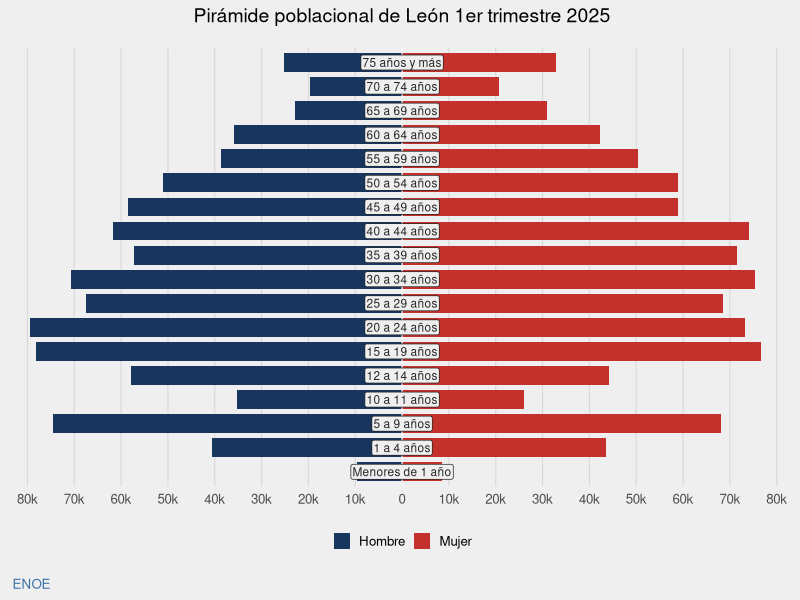
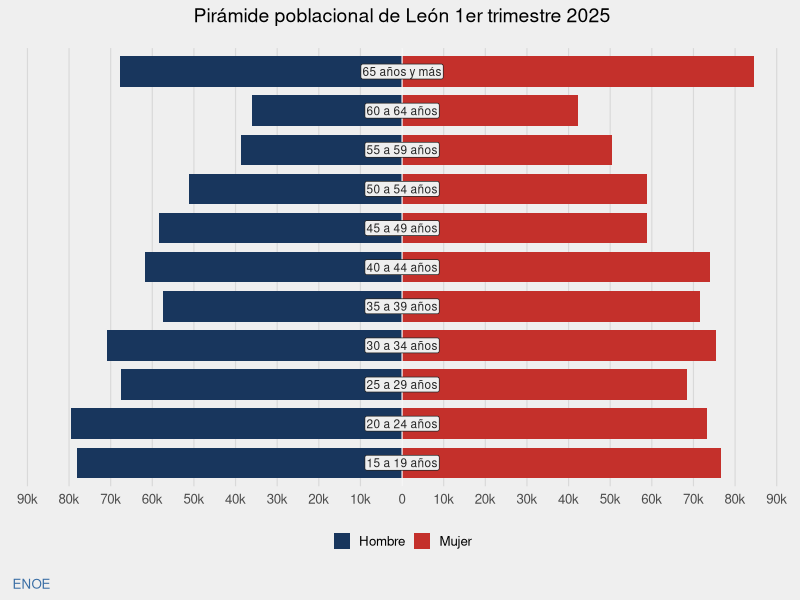
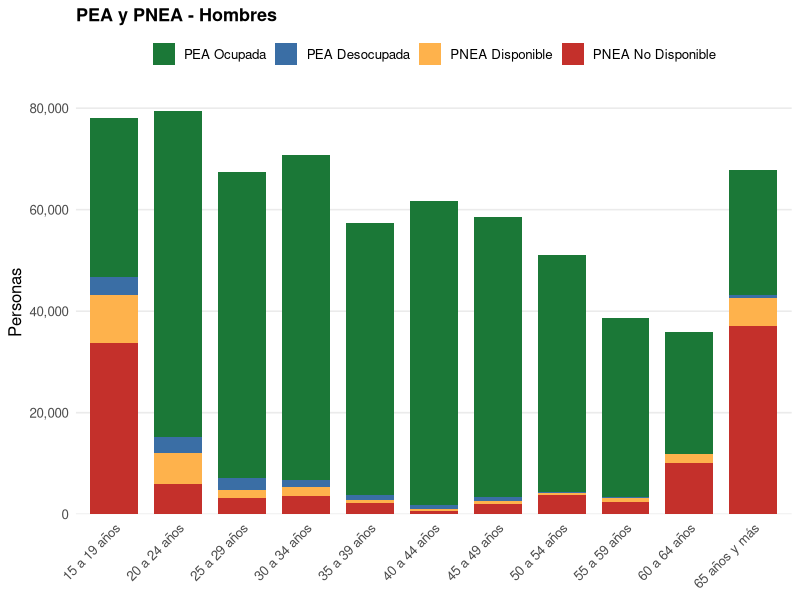
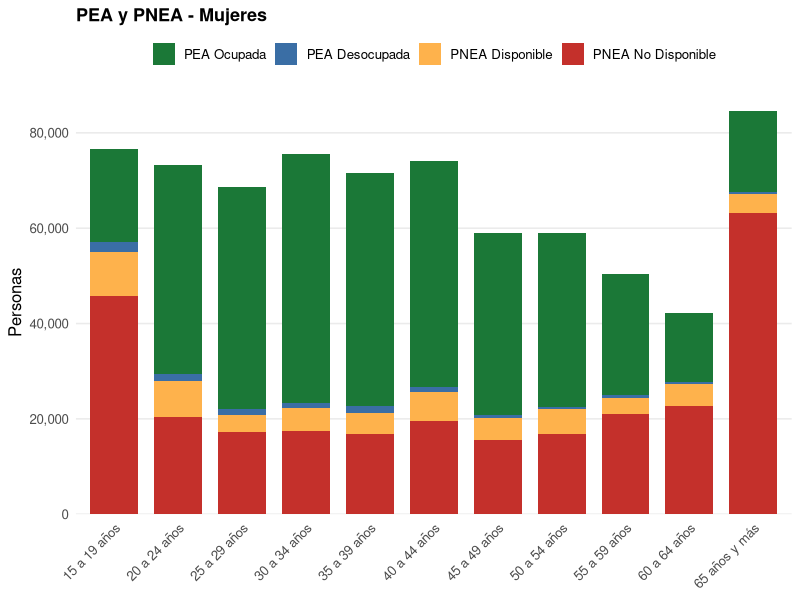
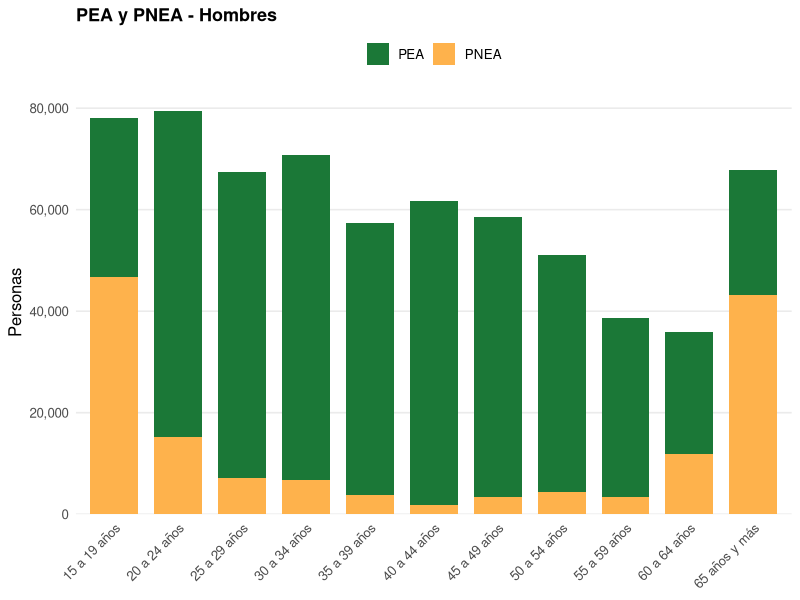
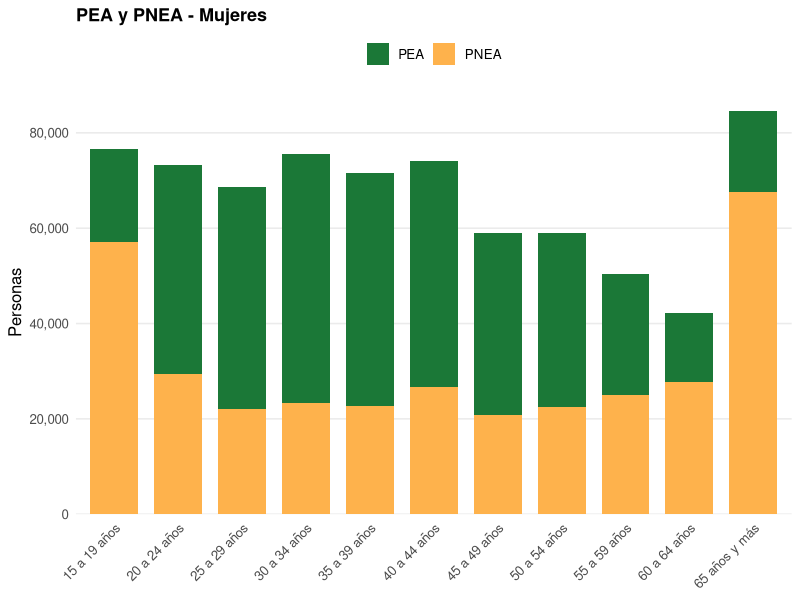
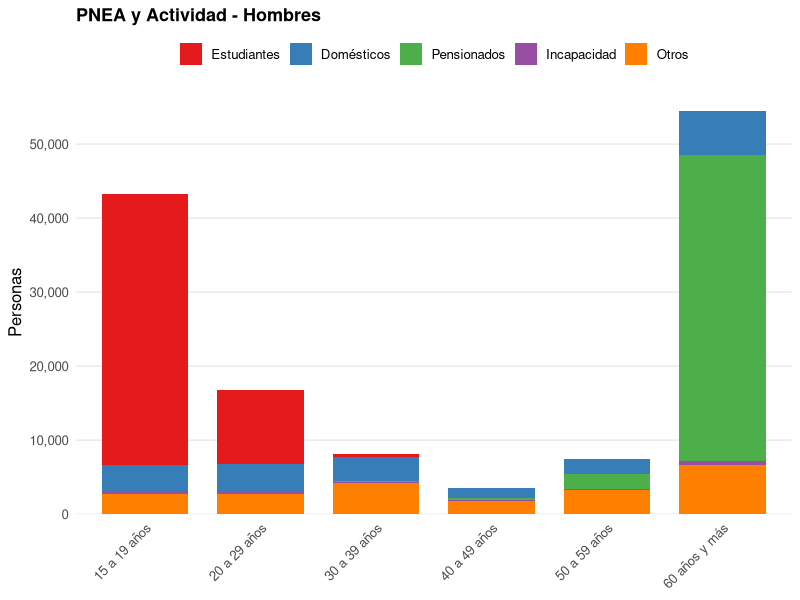
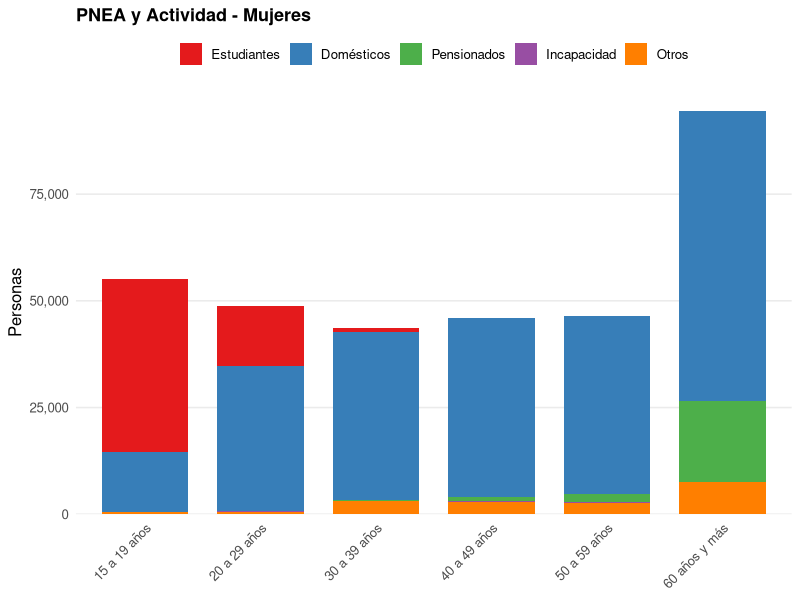

Generate these figures, in order, with R:
## ---- chunk 1
#| include: false

library(tidyverse)
library(RColorBrewer)
library(writexl)
library(openxlsx)
library(kableExtra)
library(readxl)
library(tidyr)
## ---- chunk 2
#| code-fold: true
#| fig-align: center

data_pob_complete <- read_excel("./data_input/A_1_Pob_Edad_Sexo_complete_1t.xlsx")
orden_grupos_edad <- c(
  "Menores de 1 año", "1 a 4 años","5 a 9 años", "10 a 11 años", "12 a 14 años",
  "15 a 19 años", "20 a 24 años", "25 a 29 años", "30 a 34 años",
  "35 a 39 años", "40 a 44 años", "45 a 49 años", "50 a 54 años",
  "55 a 59 años", "60 a 64 años", "65 a 69 años", "70 a 74 años",
  "75 años y más"
)

data_pob_complete$Grupo <- factor(data_pob_complete$Grupo, levels = orden_grupos_edad)
data_pob_complete$Sexo <- factor(data_pob_complete$Sexo, levels = c("Hombres", "Mujeres"))

grafica_piramide <- function(pob)
{  
pob <- pob |> dplyr::select(Sexo, Grupo, Poblacion) 

pob <- pob |> 
  mutate(
    pob_dir = ifelse(Sexo == "Hombres", -Poblacion, Poblacion)  # signo para el lado
  )

# Límite simétrico del eje (redondeado a la decena de millar superior)
lim <- ceiling(max(pob$Poblacion) / 10000) * 10000
cortes <- seq(-lim, lim, by = 10000)

colores <- c("Hombres" = "#18365d",  
             "Mujeres" = "#c4302b")  

etiquetas <- pob |>  distinct(Grupo)

p <- ggplot(pob, aes(x = pob_dir, y = Grupo, fill = Sexo)) +
  geom_col(width = 0.78) +
  geom_vline(xintercept = 0, color = "white", linewidth = 0.4) +
  # Etiqueta del grupo quinquenal centrada sobre el eje 0.
  # fill = color del fondo para enmascarar las barras detrás; label.size = 0 quita el borde.
  geom_label(
    data = etiquetas,
    aes(x = 0, y = Grupo, label = Grupo),
    inherit.aes = FALSE,
    fill = "#efefef", color = "grey15",
    linewidth = 0, label.padding = unit(0.12, "lines"),
    size = 3
  ) +
  scale_x_continuous(
    breaks = cortes,
    labels = function(x) ifelse(x == 0, "0", paste0(abs(x) / 1000, "k")),
    limits = c(-lim, lim),
    expand = expansion(mult = c(0.02, 0.02))
  ) +
  scale_fill_manual(
    values = colores,
    labels = c("Hombres" = "Hombre", "Mujeres" = "Mujer"),  # leyenda como en la figura
    name   = NULL
  ) +
  labs(
    title   = "Pirámide poblacional de León 1er trimestre 2025",
    x = NULL, y = NULL,
    caption = "ENOE"
  ) +
  theme_minimal(base_size = 12) +
  theme(
    plot.background   = element_rect(fill = "#efefef", color = NA),
    panel.background  = element_rect(fill = "#efefef", color = NA),
    panel.grid.major.x = element_line(color = "#d9d9d9", linewidth = 0.4),
    panel.grid.minor   = element_blank(),
    panel.grid.major.y = element_blank(),
    axis.text.y  = element_blank(),   # la figura original no rotula los grupos
    axis.ticks   = element_blank(),
    plot.title   = element_text(hjust = 0.5, size = 14, margin = margin(b = 15)),
    plot.caption = element_text(hjust = 0, color = "#3a6ea5", margin = margin(t = 15)),
    legend.position = "bottom",
    legend.key.size = unit(0.9, "lines")
  )

return(p)
}

piramide_complete <- grafica_piramide(data_pob_complete)
print(piramide_complete)

## ---- chunk 3
#| code-fold: true
#| fig-align: center

data_pob <- read_excel("./data_input/A_2_Pob_Edad_Sexo_1t.xlsx")
orden_grupos_edad <- c(
  "15 a 19 años", "20 a 24 años", "25 a 29 años", "30 a 34 años",
  "35 a 39 años", "40 a 44 años", "45 a 49 años", "50 a 54 años",
  "55 a 59 años", "60 a 64 años", "65 años y más"
)

data_pob$Grupo <- factor(data_pob$Grupo, levels = orden_grupos_edad)
data_pob$Sexo <- factor(data_pob$Sexo, levels = c("Hombres", "Mujeres"))



piramide_pob <- grafica_piramide(data_pob)
print(piramide_pob)

## ---- chunk 4
#| code-fold: true
#| fig-align: center

data_pea_pnea <- read_excel("./data_input/A_3_PEA_PNEA_1t.xlsx")

orden_grupos_edad <- c(
  "15 a 19 años", "20 a 24 años", "25 a 29 años", "30 a 34 años",
  "35 a 39 años", "40 a 44 años", "45 a 49 años", "50 a 54 años",
  "55 a 59 años", "60 a 64 años", "65 años y más")
orden_condicion <- c("PEA Ocupada", "PEA Desocupada", "PNEA Disponible", "PNEA No Disponible")

data_pea_pnea$Grupo <- factor(data_pea_pnea$Grupo, levels = orden_grupos_edad)
data_pea_pnea$Sexo <- factor(data_pea_pnea$Sexo, levels = c("Hombres", "Mujeres"))
data_pea_pnea$Condicion <- factor(data_pea_pnea$Condicion, levels = orden_condicion)

colores <- c("PEA Ocupada" = "#1b7837", "PEA Desocupada" = "#3a6ea5", 
             "PNEA Disponible" = "#feb24c", "PNEA No Disponible" = "#c4302b")

# Función: diagrama de barras apiladas para un sexo
grafico_pea_pnea_general <- function(sx) {
  ggplot(filter(data_pea_pnea, Sexo == sx),
         aes(x = Grupo, y = Poblacion, fill = Condicion)) +
    geom_col(width = 0.75) +
    scale_fill_manual(values = colores, name = NULL) +
    scale_y_continuous(labels = scales::comma,
                       expand = expansion(mult = c(0, 0.05))) +
    labs(title = paste0("PEA y PNEA - ", sx),
         x = NULL, y = "Personas") +
    theme_minimal(base_size = 12) +
    theme(
      axis.text.x        = element_text(angle = 45, hjust = 1),
      panel.grid.major.x = element_blank(),
      panel.grid.minor   = element_blank(),
      legend.position    = "top",
      plot.title         = element_text(face = "bold", size = 13)
    )
}

p_hombres <- grafico_pea_pnea_general("Hombres")
p_mujeres <- grafico_pea_pnea_general("Mujeres")

print(p_hombres)
print(p_mujeres)

## ---- chunk 5
#| code-fold: true
#| fig-align: center


data_pea_pnea$Condicion_estudio <- factor(data_pea_pnea$Condicion_estudio, levels = c("PEA", "PNEA"))

colores <- c("PEA" = "#1b7837", "PNEA" = "#feb24c")

# Función: diagrama de barras apiladas para un sexo
grafico_pea_pnea <- function(sx) {
  ggplot(filter(data_pea_pnea, Sexo == sx),
         aes(x = Grupo, y = Poblacion, fill = Condicion_estudio)) +
    geom_col(width = 0.75) +
    scale_fill_manual(values = colores, name = NULL) +
    scale_y_continuous(labels = scales::comma,
                       expand = expansion(mult = c(0, 0.05))) +
    labs(title = paste0("PEA y PNEA - ", sx),
         x = NULL, y = "Personas") +
    theme_minimal(base_size = 12) +
    theme(
      axis.text.x        = element_text(angle = 45, hjust = 1),
      panel.grid.major.x = element_blank(),
      panel.grid.minor   = element_blank(),
      legend.position    = "top",
      plot.title         = element_text(face = "bold", size = 13)
    )
}

p_hombres <- grafico_pea_pnea("Hombres")
p_mujeres <- grafico_pea_pnea("Mujeres")

print(p_hombres)
print(p_mujeres)

## ---- chunk 6
#| code-fold: true
#| fig-align: center

data_pnea_actividad_b <- read_excel("./data_input/A_4_PNEA_Actividad_1t.xlsx")

orden_grupos_edad <- c(
  "15 a 19 años", "20 a 29 años", "30 a 39 años",
  "40 a 49 años", "50 a 59 años", "60 años y más")

orden_condicion <- c("Estudiantes", "Domésticos", "Pensionados", "Incapacidad", "Otros")

data_pnea_actividad_b$Grupo <- factor(data_pnea_actividad_b$Grupo, levels = orden_grupos_edad)
data_pnea_actividad_b$Sexo <- factor(data_pnea_actividad_b$Sexo, levels = c("Hombres", "Mujeres"))
data_pnea_actividad_b$Condicion <- factor(data_pnea_actividad_b$Condicion, levels = orden_condicion)



# Función: diagrama de barras apiladas para un sexo
grafico_actividad_sexo <- function(sx) {
  ggplot(filter(data_pnea_actividad_b, Sexo == sx),
         aes(x = Grupo, y = Poblacion, fill = Condicion)) +
    geom_col(width = 0.75) +
    scale_fill_brewer(palette = "Set1", name = NULL) +
    scale_y_continuous(labels = scales::comma,
                       expand = expansion(mult = c(0, 0.05))) +
    labs(title = paste0("PNEA y Actividad - ", sx),
         x = NULL, y = "Personas") +
    theme_minimal(base_size = 12) +
    theme(
      axis.text.x        = element_text(angle = 45, hjust = 1),
      panel.grid.major.x = element_blank(),
      panel.grid.minor   = element_blank(),
      legend.position    = "top",
      plot.title         = element_text(face = "bold", size = 13)
    )
}

p_hombres <- grafico_actividad_sexo("Hombres")
p_mujeres <- grafico_actividad_sexo("Mujeres")

print(p_hombres)
print(p_mujeres)
## ---- chunk 7
#| code-fold: true
#| fig-align: center
#| fig-width: 10

data_ocup <- read_excel("./data_input/A_5_PO_ocupacion_1t.xlsx")

orden_ocupacion <- c("Profesionales, técnicos y trabajadores del arte", 
                     "Trabajadores de la educación", "Funcionarios y directivos", 
                     "Oficinistas", "Trabajadores industriales, artesanos y ayudantes", 
                     "Comerciantes", "Operadores de transportes", "Trabajadores en servicios personales", "Trabajadores en protección y vigilancia", "Trabajadores agropecuarios", "No especificado")

data_ocup$Grupo_ocupacion <- factor(data_ocup$Grupo_ocupacion, levels = orden_ocupacion)
data_ocup$Sexo <- factor(data_ocup$Sexo, levels = c("Hombres", "Mujeres"))




ggplot(data_ocup, aes(x = Sexo, y = Porcentaje_est_sexo, fill = Grupo_ocupacion)) +
  geom_col(width = 0.75) +
  scale_fill_brewer(palette = "Spectral", name = NULL) +
  labs(title = "Distribución estimada ocupacional de la población ocupada",
       x = NULL, y = "Proporción") +
  theme_minimal(base_size = 12) +
  theme(
    axis.text.x        = element_text(angle = 45, hjust = 0.5),
    panel.grid.major.x = element_blank(),
    panel.grid.minor   = element_blank(),
    legend.position    = "right",
    plot.title         = element_text(face = "bold", size = 13)
  )



## ---- chunk 8
#| code-fold: true
#| fig-align: center


data_ing <- read_excel("./data_input/A_6_PO_ingreso_1t.xlsx")

orden_ocupacion <- c("Profesionales, técnicos y trabajadores del arte", 
                     "Trabajadores de la educación", "Funcionarios y directivos", 
                     "Oficinistas", "Trabajadores industriales, artesanos y ayudantes", 
                     "Comerciantes", "Operadores de transportes", "Trabajadores en servicios personales", "Trabajadores en protección y vigilancia", "Trabajadores agropecuarios", "No especificado")

orden_nivel_ingreso <- c("Hasta un s.m.", "1 a 2 s.m.", "2 a 3 s.m.", "3 a 5 s.m.",
                         "Más de 5 s.m.", "No ingresos", "No especifica")

data_ing$Grupo_ocupacion <- factor(data_ing$Grupo_ocupacion, levels = orden_ocupacion)
data_ing$label_ocupacion <- factor(data_ing$label_ocupacion)
data_ing$Sexo <- factor(data_ing$Sexo, levels = c("Hombres", "Mujeres"))
data_ing$Nivel_ingresos <- factor(data_ing$Nivel_ingresos, levels = orden_nivel_ingreso)



ggplot(data_ing, aes(x = label_ocupacion, y = Pob_est, fill = Nivel_ingresos)) +
  geom_col(width = 0.75) +
  scale_fill_brewer(palette = "Spectral", name = NULL) +
  labs(title = "Distribución de ingresos por ocupación",
       x = "Ocupación", y = "Población") +
  theme_minimal(base_size = 12) +
  theme(
    #axis.text.x        = element_text(angle = 90),
    panel.grid.major.x = element_blank(),
    panel.grid.minor   = element_blank(),
    legend.position    = "right",
    plot.title         = element_text(face = "bold", size = 13)
  )

data_ing |> filter(Sexo == "Hombres") |>
ggplot(aes(x = label_ocupacion, y = Pob_est, fill = Nivel_ingresos)) +
  geom_col(width = 0.75) +
  scale_fill_brewer(palette = "Spectral", name = NULL) +
  labs(title = "Distribución de ingresos por ocupación-Hombres",
       x = "Ocupación", y = "Población") +
  theme_minimal(base_size = 12) +
  theme(
    #axis.text.x        = element_text(angle = 90),
    panel.grid.major.x = element_blank(),
    panel.grid.minor   = element_blank(),
    legend.position    = "right",
    plot.title         = element_text(face = "bold", size = 13)
  )

data_ing |> filter(Sexo == "Mujeres") |>
ggplot(aes(x = label_ocupacion, y = Pob_est, fill = Nivel_ingresos)) +
  geom_col(width = 0.75) +
  scale_fill_brewer(palette = "Spectral", name = NULL) +
  labs(title = "Distribución de ingresos por ocupación-Mujeres",
       x = "Ocupación", y = "Población") +
  theme_minimal(base_size = 12) +
  theme(
    #axis.text.x        = element_text(angle = 90),
    panel.grid.major.x = element_blank(),
    panel.grid.minor   = element_blank(),
    legend.position    = "right",
    plot.title         = element_text(face = "bold", size = 13)
  )
